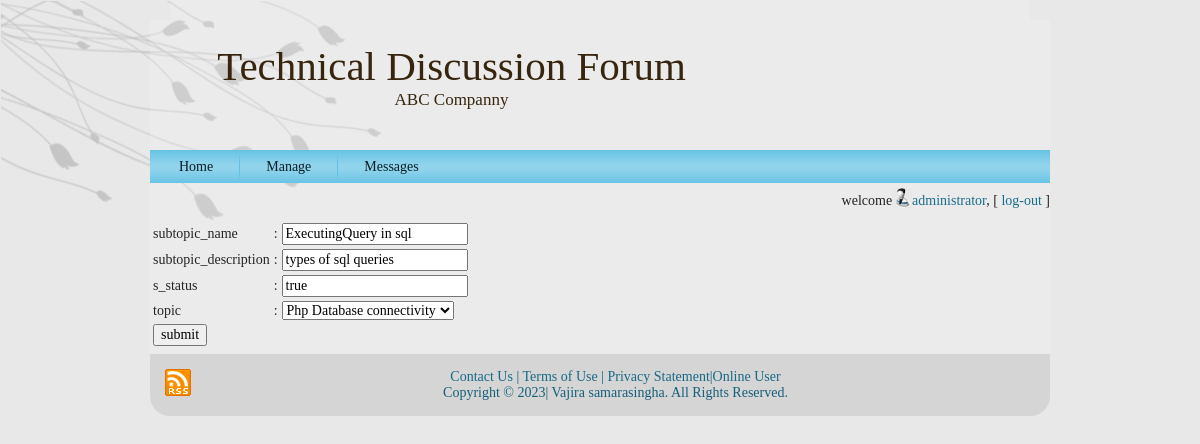
The app's page /admin/sedit.php?id=14 (signed in) with its own data.
### tables this page shows
CREATE TABLE `subtopic` (
  `subtopic_id` int(11) NOT NULL,
  `subtopic_name` varchar(50) NOT NULL,
  `subtopic_description` varchar(500) NOT NULL,
  `s_status` varchar(20) NOT NULL,
  `topic_id` int(11) NOT NULL
);

### admin/utility.php (called while the page is built, shortened)
<?php
	function ExecuteQuery ($SQL)
	{
		$con=mysqli_connect ("localhost", "root","","tech_forum");
		mysqli_select_db ($con,"tech_forum");
		$rows = mysqli_query ($con,$SQL);
		return $rows;
	}
?>

### admin/sedit.php (the view, shortened to what this page needs)
<?php session_start();
 require("utility.php");
 require("header.php");
$rows = ExecuteQuery ("SELECT topic_name, topic_id FROM Topic");
require("checkUser.php");
?>
<?php
$str = "SELECT * FROM subtopic WHERE subtopic_id='".$_GET['id']."'";
	$result =ExecuteQuery($str);
	$row = mysqli_fetch_array($result);
	?>
       <form action="supdate.php" method="POST" onsubmit="return check(this)">
<table>
<tr><td>subtopic_name</td><td>:</td><td><input type="text" name="sn"  value="<?php echo $row[
'subtopic_name']?>"><span id='a' style="color: red;"></span></td></tr><br/>
<tr><td>subtopic_description</td><td>:</td><td><input type="text" name="sd" value="<?php echo $row['subtopic_description'] ?>"><span id='b' style="color: red;"></span></td></tr><br/>
<tr><td>s_status</td><td>:</td><td><input type="text" name="ss" value="<?php echo $row['s_status']?>"><span id='c' style="color: red;"></span></td></tr>
<tr><td>topic</td><td>:</td><td><select name="topic">
    	<?php
			while($row1=mysqli_fetch_array($rows))
				if ($row1["topic_id"] == $row["topic_id"])
					echo "<option value='$row1[topic_id]' selected='selected'>$row1[topic_name]</option>";
				else
					echo "<option value='$row1[topic_id]'>$row1[topic_name]</option>";
		?>
    </select><span id='d' style="color: red;"></span>
</td></tr>
<tr><td><input type="submit" value="submit"></td></tr>
</table>
</form>
<?php require("footer.php");?>

### res/style.css (style rules this page uses)
body { margin: 0 auto; padding: 0; background-color: #E8E8E8; }
form { padding:0 !important; margin:0 !important; }
body { font-family: Georgia, "Times New Roman", Times, Serif; font-size: 14px; color: #242424; }
input, select { font-family: Georgia, "Times New Roman", Times, Serif; font-size: 14px; }

### records on screen
subtopic: sn "ExecutingQuery in sql", sd "types of sql queries", ss "true"

### other values on screen
$_SESSION["fn"] "administrator"
form field topic "Php Database connectivity"
